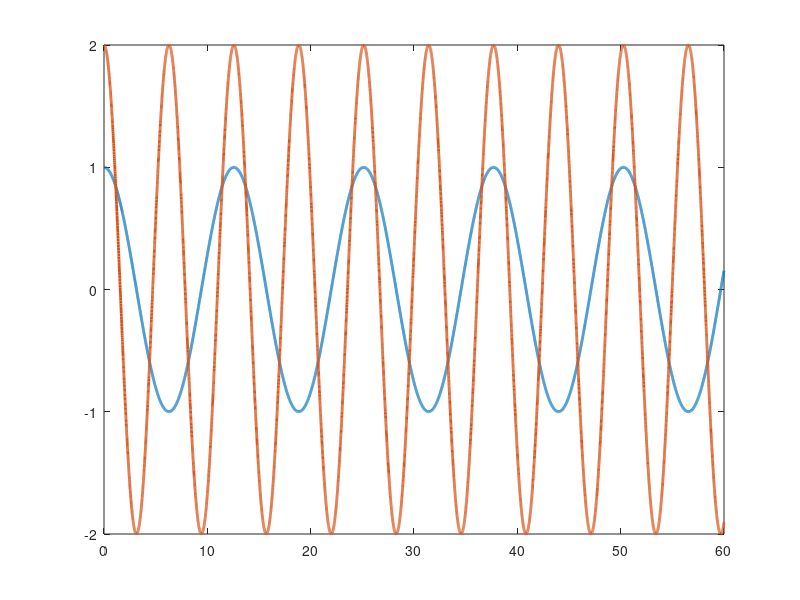

This figure's MATLAB source: (Note: this script raises an error after producing the figure.)
function traditional_Rise
close all

%Set up dynamics for sim
p1       = 3.473;
p2       = 0.196;
p3       = 0.242;
f1       = 5.3;
f2       = 1.1;




% Simulation final time
tf   = 60;

% Initial condition vector (X0 must be same size and "form" as X and XDot below)
% (i.e., in this sim, X0 = [e1_0;e2_0;r_0;thetahat_0])

% define e2_0
e2_0 = [3;2];

% define intergrate part
intergrate_0 = [0;0];

theta    = [p1;p2;p3;f1;f2];

X0   = [4;10;e2_0;3;2;intergrate_0];


% Options for integration function
opts = odeset('RelTol',1e-3,'AbsTol',1e-3);

% Integrate (you can send the paramters theta to the dynamics as seen below)
uout = [];
[t,STATES] = ode45(@(t,X) tra_rise(t,X,theta),[0 tf],X0,opts);

% Set up desired trajectory data for plots (enter desired trajectory for your simulation)
qd = [cos(0.5*t) 2*cos(t)]';

% Parse integrated states (STATES is the same "form" as X0)
% (i.e., in this sim, STATES = [e r thetahat] over all time);
e1  = STATES(:,1:2)';
e2  = STATES(:,3:4)';
r  = STATES(:,5:6)';
intergrate = STATES(:,7:8)';

% Compute x from e and xd for plotting purposes
q  = e1 + qd;

% Plot the actual vs desired trajectories
figure(1)
plot(t,qd,'-','LineWidth',2)
hold on
ax = gca;
ax.ColorOrderIndex = 1;
plot(t,q,':','LineWidth',2)
hold off

figure(2)
plot(t,e1,'-','LineWidth',2)

figure(3)
plot(t,e2,'-','LineWidth',2)

figure(4)
K        = 10;
uout = (K+1)*e2 - (K+1)*e2_0 + intergrate;
plot(t,uout,'-','LineWidth',2)

function [XDot] = tra_rise(t,X,theta)

% Parse parameter vector
p1 = theta(1);
p2 = theta(2);
p3 = theta(3);
f1 = theta(4);
f2 = theta(5);

e2_0 = [3;2];

% Select gains for controller
K        = 10;
a1       = 1.5;
a2       = 1.5;
Beta     = 10; 


% Desired trajectory and needed derivatives
qd       = [cos(0.5*t);2*cos(t)];
qdDot    = [-0.5*sin(0.5*t); -2*sin(t)];   %Enter the expression
qdDotDot = [-0.25*cos(0.5*t); -2*cos(t)];  %Enter the expression 


% Parse current states (X is the same size and "form" as X0)
% (i.e., in this sim, X = [e;r;thetahat])
e1       = [X(1);X(2)];
e2       = [X(3);X(4)];
r        = [X(5);X(6)];
intergrate     = [X(7);X(8)];


% Compute current x and xDot for convenience
q        = e1 + qd;
qDot     = e2 - a1*e1 + qdDot;

% Compute cos(x2) and sin(x2) for convenience
c2       = cos(q(2));
s2       = sin(q(2));

% Compute current matrices for the dynamics 
% with interuption interruption Taud
M        = [p1 + 2*p3*c2 p2 + p3*c2;p2 + p3*c2 p2];
Vm       = [-p3*s2*qDot(2) -p3*s2*(qDot(1) + qDot(2));p3*s2*qDot(1) 0];
fd       = [f1 0;0 f2];

Taud     = [0.5*cos(0.5*t); sin(t)];


% Design RISE term
intergrate_dot = (K+1)*a2*e2 + Beta*sign(e2);
miu1 = (K+1)*e2 - (K+1)*e2_0 + intergrate;

% Design input u
u = miu1;

e1Dot = e2 - a1*e1;
e2Dot = a1*e1Dot - M\(-Vm * qDot -fd*qDot + u - Taud) + qdDotDot;

XDot   = [e1Dot;e2Dot;0;0;intergrate_dot];
